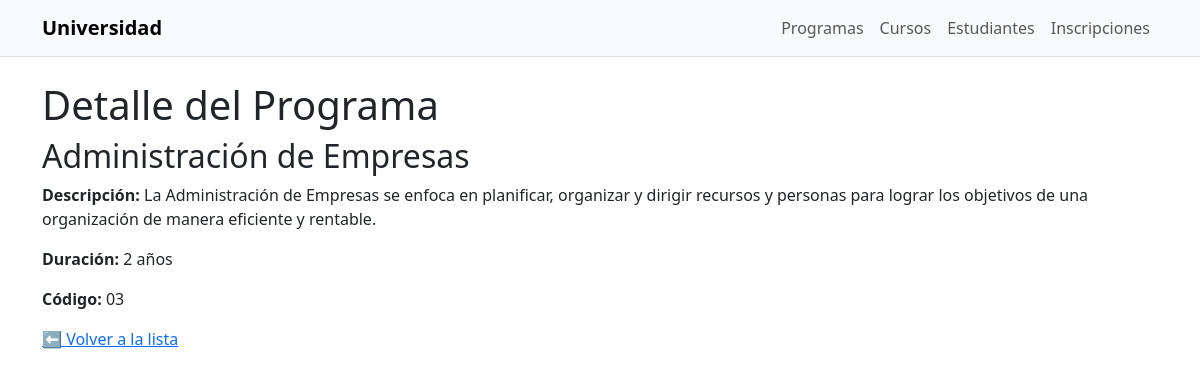
The page /programas/2/ on the database its author committed.
### estudiantes/models.py (models this page shows, shortened)
class Programa(models.Model):
    nombre = models.CharField(max_length=100)
    descripcion = models.TextField(blank=True, null=True)
    duracion = models.CharField(max_length=50, blank=True, null=True)  # Ej: "5 semestres"
    codigo = models.CharField(max_length=20, blank=True, null=True)    # Ej: "ING-SIS"

### estudiantes/views.py (the view)
# urls.py: path("programas/<int:pk>/", views.detalle_programa, name="detalle_programa"),
def detalle_programa(request, pk):
    programa = get_object_or_404(Programa, pk=pk)
    cursos = programa.cursos.all().order_by("nombre")  # related_name="cursos" en Curso
    return render(request, "estudiantes/detalle_programa.html", {"programa": programa, "cursos": cursos})

### estudiantes/templates/estudiantes/detalle_programa.html
{% extends "estudiantes/base.html" %}
{% block content %}
    <h1>Detalle del Programa</h1>
    <h2>{{ programa.nombre }}</h2>
    <p><strong>Descripción:</strong> {{ programa.descripcion }}</p>
    <p><strong>Duración:</strong> {{ programa.duracion }}</p>
    <p><strong>Código:</strong> {{ programa.codigo }}</p>
    <a href="{% url 'estudiantes:lista_programas' %}">⬅ Volver a la lista</a>
{% endblock %}

### rows shown on the page
Programa: nombre "Administración de Empresas", descripcion "La Administración de Empresas se enfoca en planificar, organizar y dirigir recursos y personas para lograr los objetivos de una organización de manera eficiente y rentable.", duracion "2 años", codigo "03"
